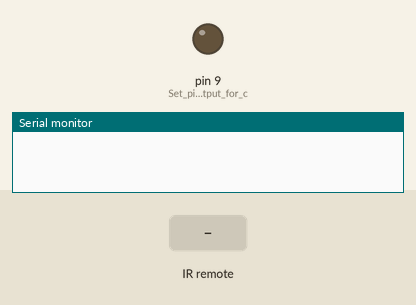
This sketch was run on a simulated Arduino Uno, built with avr-gcc and run on an emulated ATmega328P. Shown: output pins drawn as LEDs (lit = HIGH), the last lines printed to the serial monitor. Inputs (shaded band) come from the test bench.

Above: at 1.2 s.
1.3 s: infrared code 0x406 received
At 2.2 s:
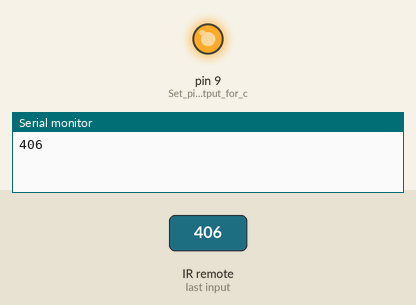
2.8 s: infrared code 0x404 received
At 3.4 s:
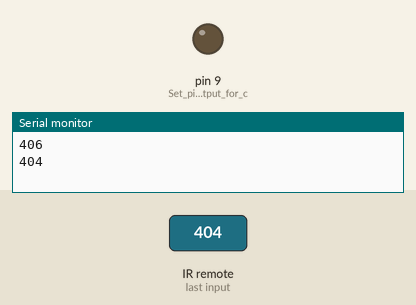
4.3 s: infrared code 0x10406 received
At 5.7 s:
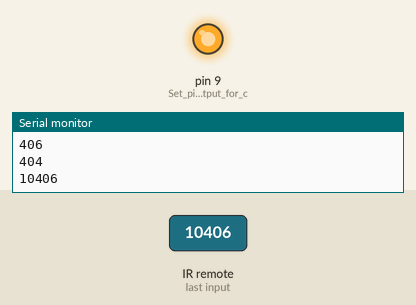
Timing chart, 0 to 7.3 s (numbered marks = the images above; inputs shaded):
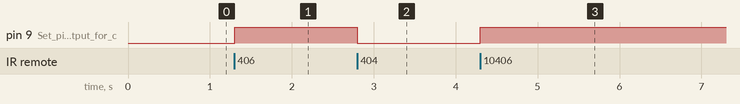

Measured:
- after the input at 1.3 s, pin 9 (Set_pin_9_as_output_for_c): LOW → HIGH at once
- after the input at 2.8 s, pin 9 (Set_pin_9_as_output_for_c): HIGH → LOW at once
- after the input at 4.3 s, pin 9 (Set_pin_9_as_output_for_c): LOW → HIGH at once

The sketch:

arduino_trasmettitore_ir.ino
```cpp
#include <IRremote.h> // Include the IRremote library

int receiver = 11; // IR receiver pin connected to Arduino digital pin 11
IRrecv irrecv(receiver); // Create an instance of 'irrecv' for receiving IR signals
decode_results results; // Variable to store the decoded IR results

void setup() {
  Serial.begin(9600); // Initialize serial communication for serial monitor output
  irrecv.enableIRIn(); // Start the IR receiver
  pinMode(9, OUTPUT); // Set pin 9 as output for controlling an LED
}

void loop() {
  if (irrecv.decode(&results)) { // Check if we have received an IR signal
    Serial.println(results.value, HEX); // Display the received signal value in hexadecimal on the serial monitor
    irrecv.resume(); // Continue to receive the next IR signal
  }

  // Check if the received signal matches the button 6 on the remote control
  if (results.value == 0x406 || results.value == 0x10406) {
    digitalWrite(9, HIGH); // Turn on the LED connected to pin 9
  }
  // Check if the received signal matches the button 4 on the remote control
  if (results.value == 0x404 || results.value == 0x10404) {
    digitalWrite(9, LOW); // Turn off the LED connected to pin 9
  }
}
```
